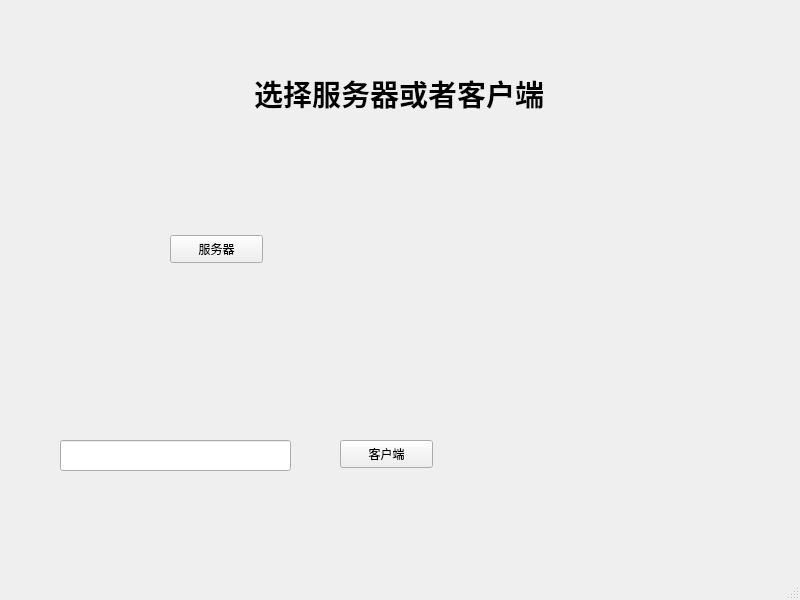
<?xml version="1.0" encoding="UTF-8"?>
<ui version="4.0">
 <class>MainWindow</class>
 <widget class="QMainWindow" name="MainWindow">
  <property name="geometry">
   <rect>
    <x>0</x>
    <y>0</y>
    <width>800</width>
    <height>600</height>
   </rect>
  </property>
  <property name="windowTitle">
   <string>MainWindow</string>
  </property>
  <widget class="QWidget" name="centralwidget">
   <widget class="QWidget" name="widget" native="true">
    <property name="geometry">
     <rect>
      <x>10</x>
      <y>390</y>
      <width>778</width>
      <height>188</height>
     </rect>
    </property>
    <widget class="QLineEdit" name="Cli_lineEdit">
     <property name="geometry">
      <rect>
       <x>50</x>
       <y>50</y>
       <width>231</width>
       <height>31</height>
      </rect>
     </property>
    </widget>
    <widget class="QPushButton" name="IsCli">
     <property name="geometry">
      <rect>
       <x>330</x>
       <y>50</y>
       <width>93</width>
       <height>28</height>
      </rect>
     </property>
     <property name="text">
      <string>客户端</string>
     </property>
    </widget>
   </widget>
   <widget class="QLabel" name="label">
    <property name="geometry">
     <rect>
      <x>10</x>
      <y>0</y>
      <width>778</width>
      <height>188</height>
     </rect>
    </property>
    <property name="text">
     <string>&lt;html&gt;&lt;head/&gt;&lt;body&gt;&lt;p align=&quot;center&quot;&gt;&lt;span style=&quot; font-size:22pt; font-weight:600;&quot;&gt;选择服务器或者客户端&lt;/span&gt;&lt;/p&gt;&lt;/body&gt;&lt;/html&gt;</string>
    </property>
   </widget>
   <widget class="QWidget" name="widget_2" native="true">
    <property name="geometry">
     <rect>
      <x>10</x>
      <y>195</y>
      <width>778</width>
      <height>188</height>
     </rect>
    </property>
    <widget class="QPushButton" name="IsSer">
     <property name="geometry">
      <rect>
       <x>160</x>
       <y>40</y>
       <width>93</width>
       <height>28</height>
      </rect>
     </property>
     <property name="text">
      <string>服务器</string>
     </property>
    </widget>
   </widget>
  </widget>
  <widget class="QMenuBar" name="menubar">
   <property name="geometry">
    <rect>
     <x>0</x>
     <y>0</y>
     <width>800</width>
     <height>26</height>
    </rect>
   </property>
  </widget>
  <widget class="QStatusBar" name="statusbar"/>
 </widget>
 <resources/>
 <connections/>
</ui>
